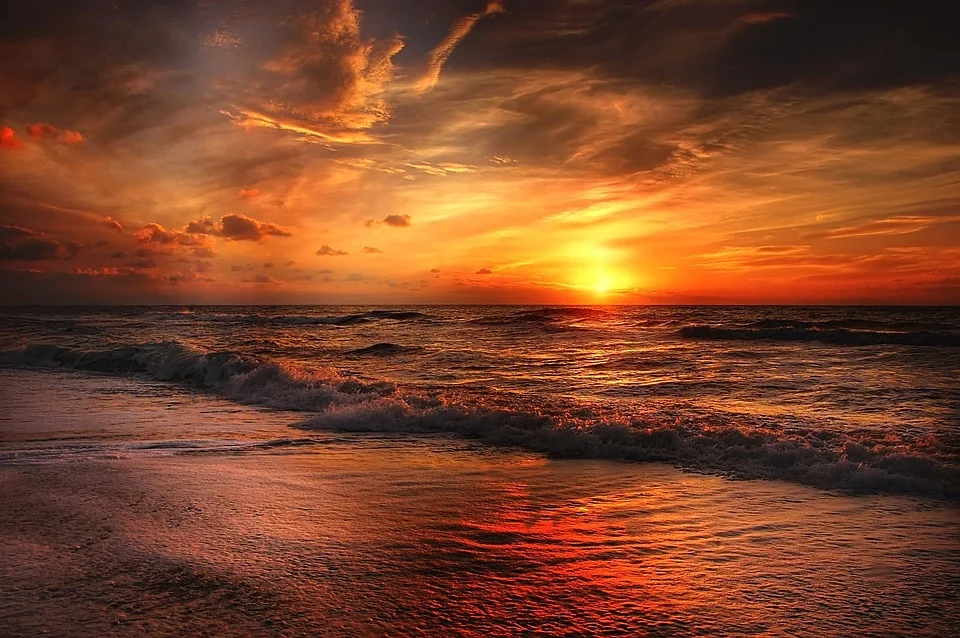
#> input picture images/beach.jpg, 960 x 638 px
$ jupyter execute SVD_for_image_compression.ipynb
#> lines starting #> are read from the running program, lines starting #| are printed output that depends on the picture
[cell 1]
import numpy as np
import pandas as pd
import matplotlib.pyplot as plt
import cv2

[cell 2]
#read image in grayscale
img = cv2.imread("images/beach.jpg", 0)
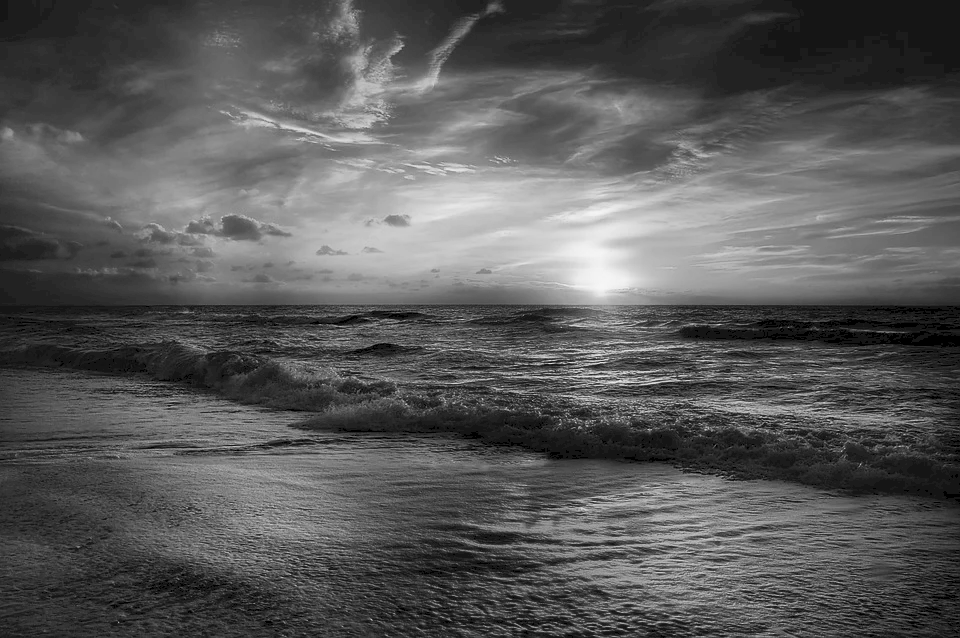
#> img: shape (638, 960); min 0, max 246, mean 88.6

[cell 3]
img

[cell 4]
img.shape
#> Out = (638, 960)

[cell 5]
# to view the image
cv2.imshow('image', img)

[cell 6]
#obtain SVD
U, S, V = np.linalg.svd(img)
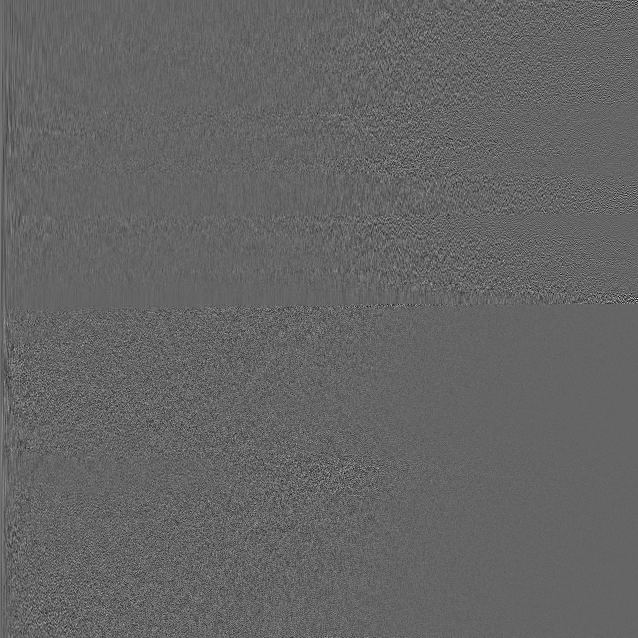
#> U: shape (638, 638) float64; min -0.305, max 0.464, mean 8.74e-05; drawn with min black and max white
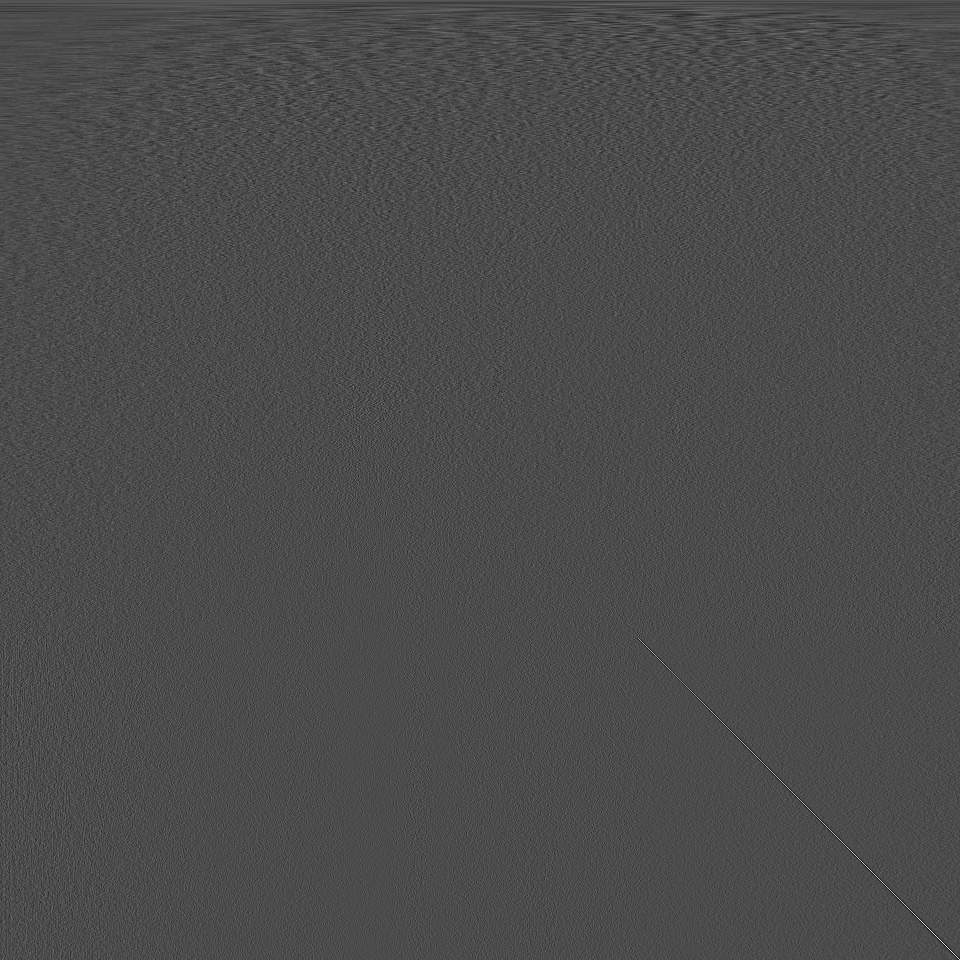
#> V: shape (960, 960) float64; min -0.252, max 0.595, mean 3.23e-05; drawn with min black and max white
#> S = 638 values, max 75646.7 at index 0, min 7.65 at index 637, mean 526.6

[cell 7]
# inspect shapes of the matrices
print(U.shape, S.shape, V.shape)
#| (638, 638) (638,) (960, 960)

[cell 8]
#plot images with different components
comps = [638, 500, 400, 300, 200, 100]

[cell 9]
plt.figure(figsize=(16, 8))

[cell 10]
for i in range(6):
    low_rank = U[:,:comps[i]]@np.diag(S[:comps[i]])@V[:comps[i],:]
    if i == 0:
        plt.subplot(3,2,i+1), plt.imshow(low_rank, cmap='gray'), plt.axis('off'), plt.title("original image n_components ="+str(comps[i]) )
    else:
        plt.subplot(3,2,i+1), plt.imshow(low_rank, cmap='gray'), plt.axis('off'), plt.title("n_components ="+str(comps[i]) )
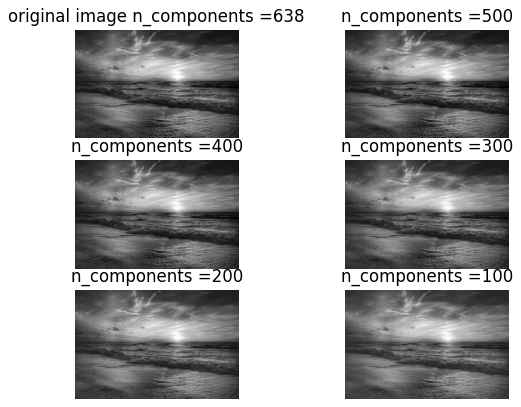
#> figure drawn by matplotlib, 6 panels
